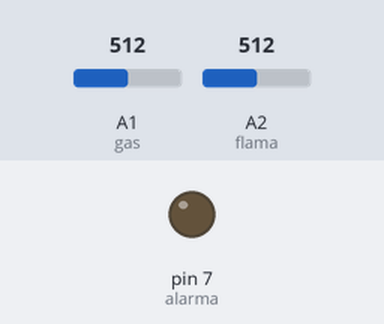
The sketch below on a simulated Arduino Uno, built with avr-gcc and run on an emulated ATmega328P. Parts: output pins drawn as LEDs (lit = HIGH). Dashed ring = blinking. The inputs (shaded band) are chosen by the test bench; at power-on: A2 (flama) = 512, A1 (gas) = 512.

Above: at 1.3 s.
1.4 s: A2 (flama) set to 415
2.9 s: A2 (flama) set to 391
At 3.12 s:
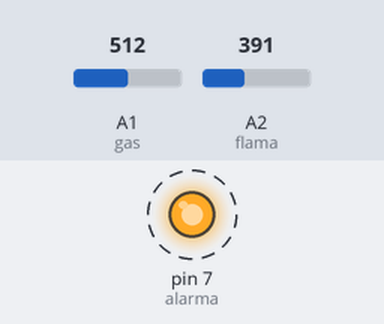
5.9 s: A2 (flama) set to 410
At 6.6 s:
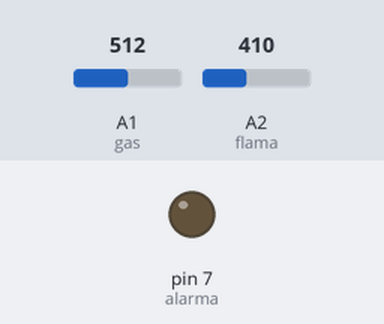
7.4 s: A2 (flama) set to 390
At 7.62 s:
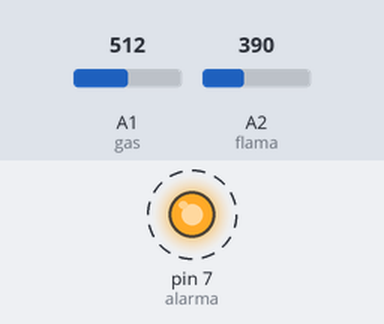
Timing chart, 0 to 11.4 s (numbered marks = the images above; inputs shaded):
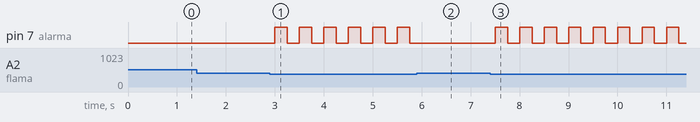

Measured:
- the behaviour switches between 400 and 399 on A2 (flama) (found by bisection; images 0 and 1)
- after the input at 1.4 s, every drawn part: stays the same
- after the input at 2.9 s, pin 7 (alarma): alternates HIGH for 0.25 s and LOW for 0.25 s, starting after 0.10 s
- after the input at 5.9 s, pin 7 (alarma): stops changing and stays LOW
- after the input at 7.4 s, pin 7 (alarma): alternates HIGH for 0.25 s and LOW for 0.25 s, starting after 0.10 s

The sketch:

ALARMA_FUEGO.ino
```cpp
int flama = 0;
int gas = 0;
void setup() {
  Serial.begin(9600);
  pinMode(A2, INPUT);//flama
  pinMode(A1, INPUT);//gas
  pinMode(7, OUTPUT);//alarma
}

void loop() {
  flama = analogRead(A2);
  /*
     No quiero usar la computadora
    Serial.println("intensidad de la flama:");
    Serial.println(flama);
    delay(1000);


    Serial.println("intensidad del gas:");
    Serial.println(gas);
    delay(1000);
  */
  gas = analogRead(A1);
  //con fuego muy cerca baja a 40, estable esta en 750 o más
  //con gas 200 sin gas

  if (flama < 400 && gas > 200) {

    digitalWrite(7, 1); //prender alarma
    delay(250);
    digitalWrite(7, 0); //apagar alarma
    delay(250);
  }
  else {

    delay(500);
  }
}
```
